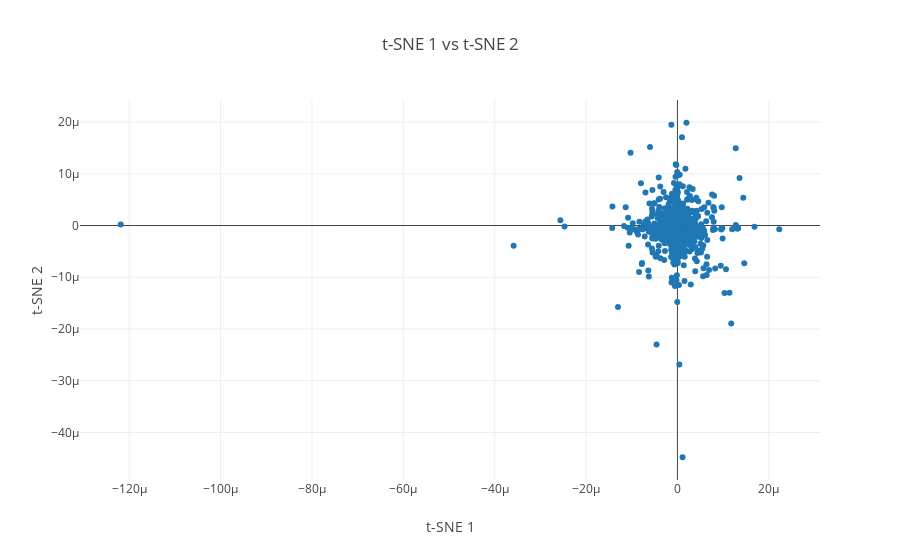

The notebook cell this image was saved under:
### Code cell
# plot_words(lstm_tsne_embds, 0, 2000, 1)

### Figure 1 — Plotly figure (JSON) as saved in the notebook; plotly's stock layout.template omitted (floating-point values rounded to 4 significant figures; data arrays with more than 128 entries replaced by an {"elided": "..."} marker saying what was removed)
{"data": [{"mode": "markers", "text": {"elided": "2000 str values"}, "type": "scatter", "uid": "1899280f-e37e-42c5-b3f5-f51e4f8adfdb", "x": {"elided": "2000 float values"}, "y": {"elided": "2000 float values"}}], "layout": {"hovermode": "closest", "title": "t-SNE 1 vs t-SNE 2", "xaxis": {"title": "t-SNE 1"}, "yaxis": {"title": "t-SNE 2"}}}
